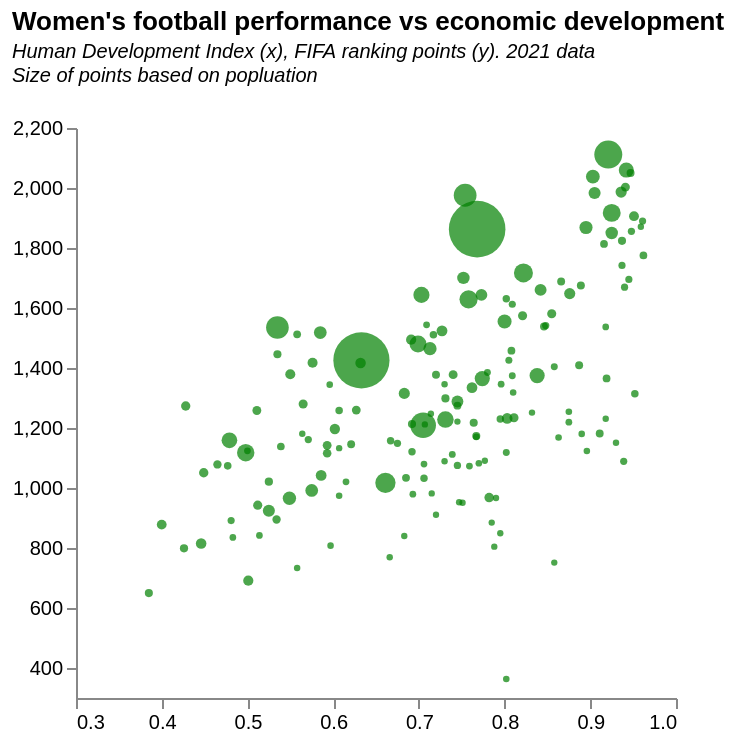

This figure's Vega-Lite source:
### Vega-Lite specification from a JSON file in a GitHub repository (floating-point values rounded to 4 significant figures; data arrays with more than 128 entries replaced by an {"elided": "..."} marker saying what was removed)
{"$schema": "https://vega.github.io/schema/vega-lite/v5.json", "title": {"text": "Women's football performance vs economic development", "subtitle": ["Human Development Index (x), FIFA ranking points (y). 2021 data", "Size of points based on popluation", ""], "subtitleFontStyle": "italic", "subtitleFontSize": 10, "anchor": "start", "color": "black"}, "config": {"background": "white", "view": {"stroke": "transparent"}}, "data": {"values": {"elided": "162 records"}}, "mark": {"type": "circle", "color": "green", "opacity": 0.7}, "height": 285, "width": 300, "encoding": {"x": {"field": "HDI_2021", "type": "quantitative", "scale": {"domain": [0.3, 1]}, "axis": {"grid": false}, "title": null}, "y": {"field": "FIFA_rank_2021", "type": "quantitative", "scale": {"domain": [300, 2200]}, "axis": {"grid": false}, "title": null}, "size": {"field": "Population_2021", "type": "quantitative", "title": "Prison Rate", "scale": {"range": [10, 800]}, "legend": null}, "tooltip": [{"field": "country", "type": "ordinal", "title": "Country"}, {"field": "FIFA_rank_2021", "type": "quantitative", "title": "Rank", "format": ".0f"}, {"field": "HDI_2021", "type": "quantitative", "title": "HDI", "format": ".2f"}, {"field": "Population_2021", "type": "quantitative", "title": "Population", "format": ","}]}}
